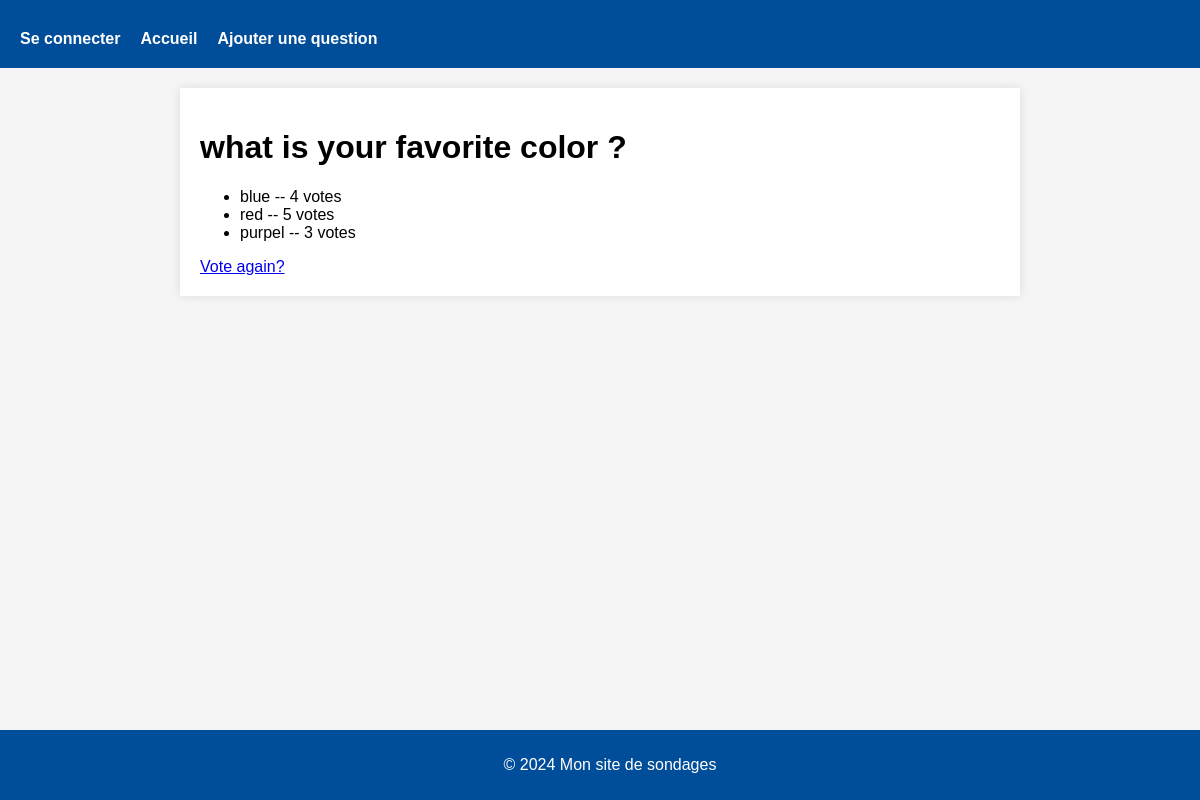
/polls/5/results/, run on an earlier commit of the app's database.
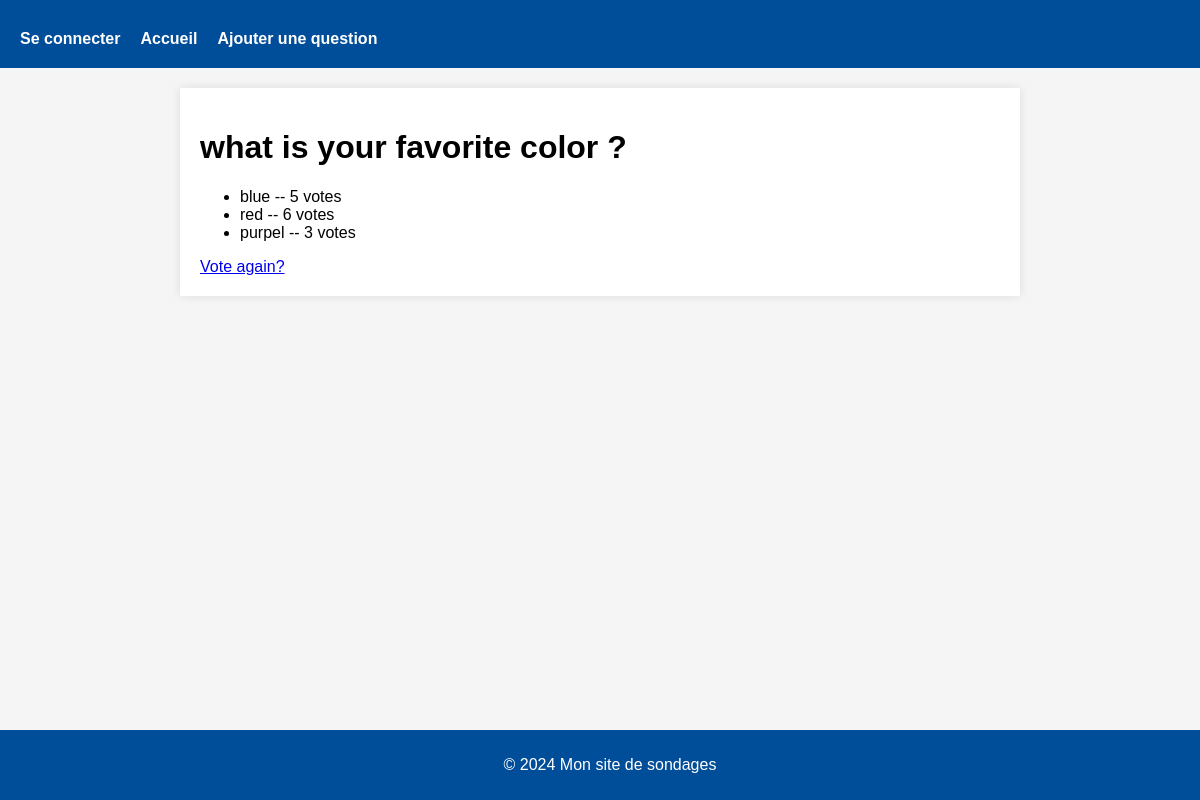
And on a later commit of the database.
### polls/models.py (models this page shows, shortened)
class Choice(models.Model):
    question = models.ForeignKey(Question, on_delete=models.CASCADE)
    choice_text = models.CharField(max_length=200)
    votes = models.IntegerField(default=0)

### polls/views.py (the view)
# urls.py: path("<int:pk>/results/", views.ResultsView.as_view(), name="results"),
class ResultsView(generic.DetailView):
    model = Question
    template_name = "polls/results.html"

### polls/templates/polls/results.html (shortened to what this page needs)
{% extends "base.html" %}
{% block main %}
<h1>{{ question.question_text }}</h1>
<ul>
{% for choice in question.choice_set.all %}
    <li>{{ choice.choice_text }} -- {{ choice.votes }} vote{{ choice.votes|pluralize }}</li>
{% endfor %}
</ul>
<a href="{% url 'polls:detail' question.id %}">Vote again?</a>
{% endblock %}

What changed in the data, as far as the page shows it:
changed Choice "blue": votes "4" → "5"
changed Choice "red": votes "5" → "6"
